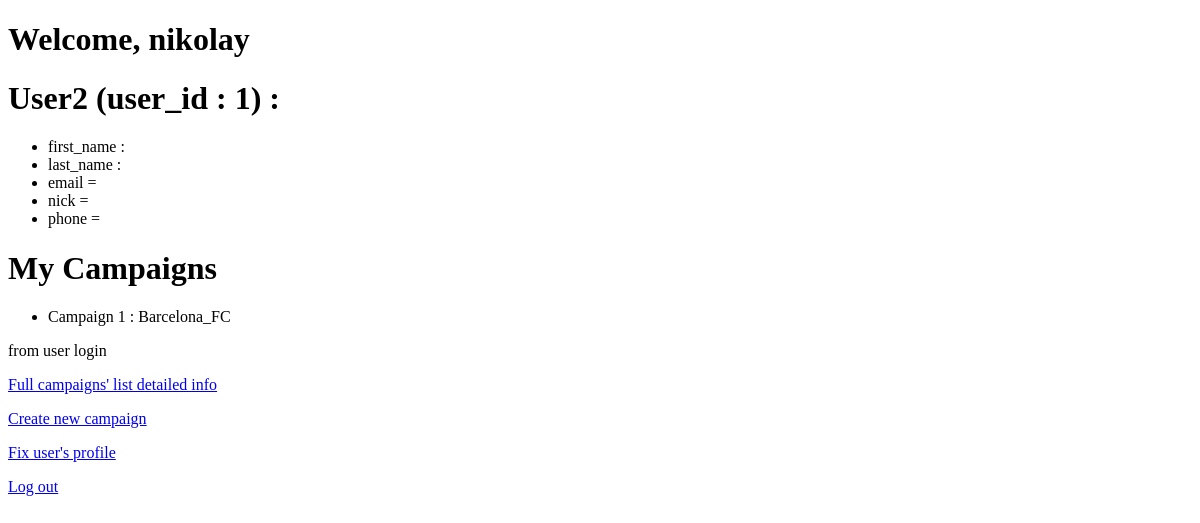
The app's page /users/user/1, older data.
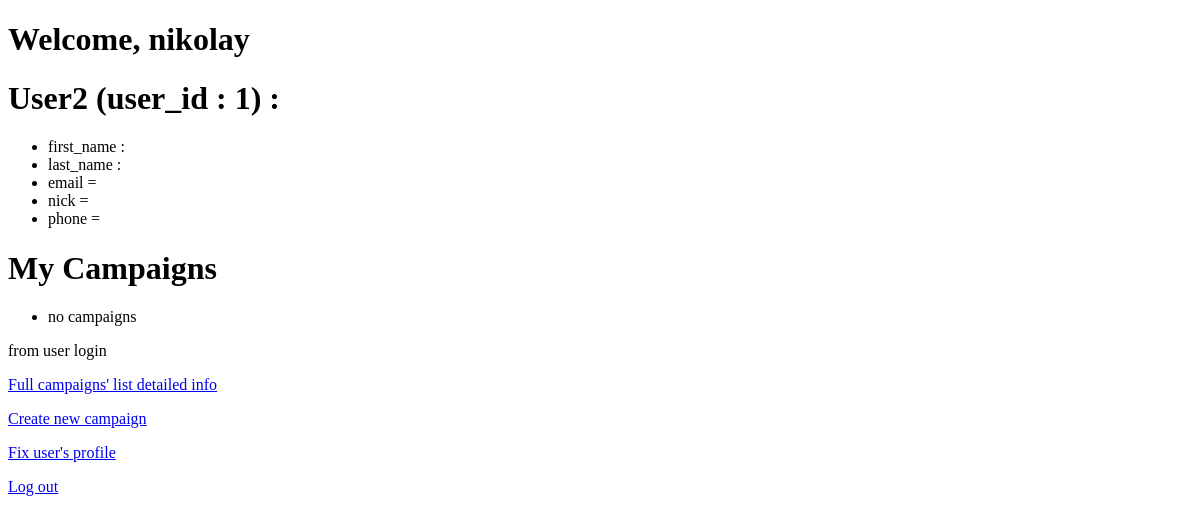
The same page, newer data.
### campaigns/models.py (models this page shows, shortened)
class Campaign(models.Model):
	title = models.CharField(max_length = 64)
	status = models.CharField(max_length = 1)
	supervisor = models.ForeignKey(Supervisor, on_delete = models.CASCADE, related_name = 'controled_by')
	creator = models.ForeignKey(User, on_delete = models.CASCADE, related_name = 'created_by', default = 1)

### users/views.py (the view)
# urls.py: path('user/<int:user2_id>', views.user2, name = 'user2'),
def user2(request, user2_id):
	user2 = User.objects.get(pk = user2_id)
	campaigns = Campaign.objects.filter(creator = user2)
	return render(request, 'users/user2.html', {
		'user2_campaigns' : campaigns,
		'user2' : user2,
		'message' : 'from user login'
		})

### users/templates/users/user2.html (shortened to what this page needs)
{% extends 'users/layout.html' %}
{% block body %}
	<h1>Welcome, {{user2.username}}</h1>
	<h1> User2 (user_id : {{user2.id}}) : </h1>
	<ul>
		<li>first_name : {{user2.profile.f_name}}</li>
		<li>last_name : {{user2.profile.l_name}}</li>
		<li>email = {{user2.profile.email}}</li>
 		<li>nick = {{user2.profile.nick}}</li>
		<li>phone = {{user2.profile.phone}}</li>
	</ul>
	<h1>My Campaigns</h1>
	<ul>
		{% for campaign in user2_campaigns %}
		<li>
				Campaign {{campaign.id}} : {{campaign.title}}
		</li>
		{% empty %}
			<li> no campaigns</li>
		{% endfor %}
	</ul>
	{% if message %}
		<div> {{message}}</div>
	{% endif %}
	<a href = "{% url 'campaigns:index' %}"> Full campaigns' list detailed info </a>
		<a href = "{% url 'campaigns:indexplususer2' user2.id %}"> Create new campaign </a>
	<a href = "{% url 'users:c_profile2' user2.id %}"> Fix user's profile </a>
	<a href = "{% url 'users:logout' %}"> Log out </a>
{% endblock %}

Row changes from the older to the newer data that the page shows:
removed Campaign: id "1", title "Barcelona_FC"
Text that changed along with them:
text now shown: "no campaigns"
